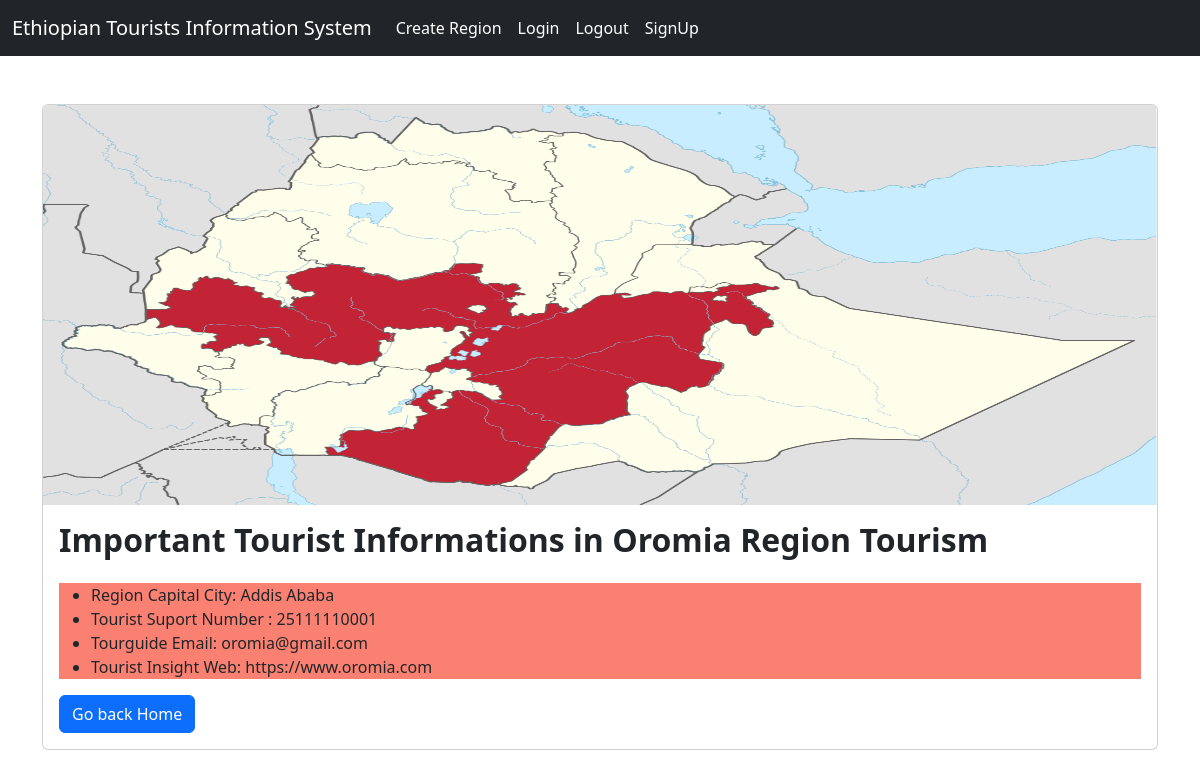
The app's page /read_more/5 with its own data.
### tourist_info/models.py (models this page shows, shortened)
class TouristInfo(models.Model):
    region_number=models.PositiveSmallIntegerField()
    region_name=models.CharField(max_length=200)
    capital_city=models.CharField(max_length=200)
    map=models.ImageField(upload_to='map')
    telephone=models.PositiveBigIntegerField()
    email=models.EmailField()
    website=models.URLField()

### tourist_info/views.py (the view)
# urls.py: path('read_more/<int:pk>', views.read_more, name='read_more'), #127.0.0.1:8000/read_more
def read_more(request, pk):
    region=TouristInfo.objects.get(id=pk)
    context={'region':region}
    return render(request, 'read_more.html', context=context)

### tourist_info/templates/read_more.html (shortened to what this page needs)
{%extends 'base.html'%}
{%block content%}
<div class="container">
<div class="card">
    <img class="card-img-top" src="{{region.map.url}}" width=300,  height=400, alt="{{region.name}} Regional Map">
    <div class="card-body">
      <h2 class="card-title" style="font-weight: bold">Important Tourist Informations in {{region.region_name}} Tourism</h2>
    <div class="row">
        <div class="col-12">
            <p class="card-text">
                <div style="background-color: salmon;">
                <ul>
                    <li>Region Capital City: {{region.capital_city}}</li>
                    <li>Tourist Suport Number : {{region.telephone}}</li>
                    <li>Tourguide Email: {{region.email}}</li>
                    <li>Tourist Insight Web: {{region.website}}</li>
                </ul>
            </div>
            </p>
                <a href="{% url "home" %}" class="btn btn-primary">Go back Home</a>
            </div>
        </div>
    </div>
  </div>
  {%endblock content%}

### records on screen
TouristInfo: map (picture), region_name "Oromia Region", capital_city "Addis Ababa", telephone "25111110001", email "oromia@gmail.com", website "https://www.oromia.com"
